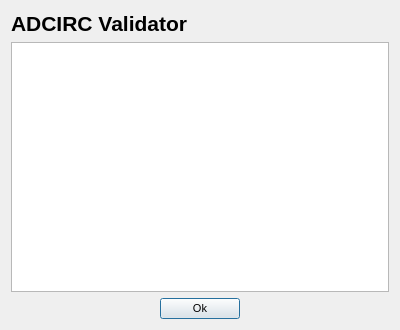
<?xml version="1.0" encoding="UTF-8"?>
<ui version="4.0">
 <class>about_dialog</class>
 <widget class="QDialog" name="about_dialog">
  <property name="geometry">
   <rect>
    <x>0</x>
    <y>0</y>
    <width>400</width>
    <height>330</height>
   </rect>
  </property>
  <property name="sizePolicy">
   <sizepolicy hsizetype="Fixed" vsizetype="Fixed">
    <horstretch>0</horstretch>
    <verstretch>0</verstretch>
   </sizepolicy>
  </property>
  <property name="minimumSize">
   <size>
    <width>400</width>
    <height>330</height>
   </size>
  </property>
  <property name="maximumSize">
   <size>
    <width>400</width>
    <height>330</height>
   </size>
  </property>
  <property name="font">
   <font>
    <pointsize>16</pointsize>
    <weight>75</weight>
    <bold>true</bold>
   </font>
  </property>
  <property name="windowTitle">
   <string>About</string>
  </property>
  <layout class="QVBoxLayout" name="verticalLayout">
   <item>
    <widget class="QLabel" name="label_header">
     <property name="sizePolicy">
      <sizepolicy hsizetype="Fixed" vsizetype="Fixed">
       <horstretch>0</horstretch>
       <verstretch>0</verstretch>
      </sizepolicy>
     </property>
     <property name="minimumSize">
      <size>
       <width>200</width>
       <height>25</height>
      </size>
     </property>
     <property name="maximumSize">
      <size>
       <width>200</width>
       <height>25</height>
      </size>
     </property>
     <property name="text">
      <string>ADCIRC Validator</string>
     </property>
    </widget>
   </item>
   <item>
    <widget class="QPlainTextEdit" name="text_about">
     <property name="enabled">
      <bool>true</bool>
     </property>
     <property name="font">
      <font>
       <pointsize>8</pointsize>
       <weight>50</weight>
       <bold>false</bold>
      </font>
     </property>
     <property name="readOnly">
      <bool>true</bool>
     </property>
    </widget>
   </item>
   <item>
    <layout class="QHBoxLayout" name="horizontalLayout">
     <item>
      <spacer name="horizontalSpacer">
       <property name="orientation">
        <enum>Qt::Horizontal</enum>
       </property>
       <property name="sizeHint" stdset="0">
        <size>
         <width>40</width>
         <height>20</height>
        </size>
       </property>
      </spacer>
     </item>
     <item>
      <widget class="QPushButton" name="button_ok">
       <property name="font">
        <font>
         <pointsize>8</pointsize>
         <weight>50</weight>
         <bold>false</bold>
        </font>
       </property>
       <property name="text">
        <string>Ok</string>
       </property>
      </widget>
     </item>
     <item>
      <spacer name="horizontalSpacer_2">
       <property name="orientation">
        <enum>Qt::Horizontal</enum>
       </property>
       <property name="sizeHint" stdset="0">
        <size>
         <width>40</width>
         <height>20</height>
        </size>
       </property>
      </spacer>
     </item>
    </layout>
   </item>
  </layout>
 </widget>
 <resources/>
 <connections/>
</ui>
